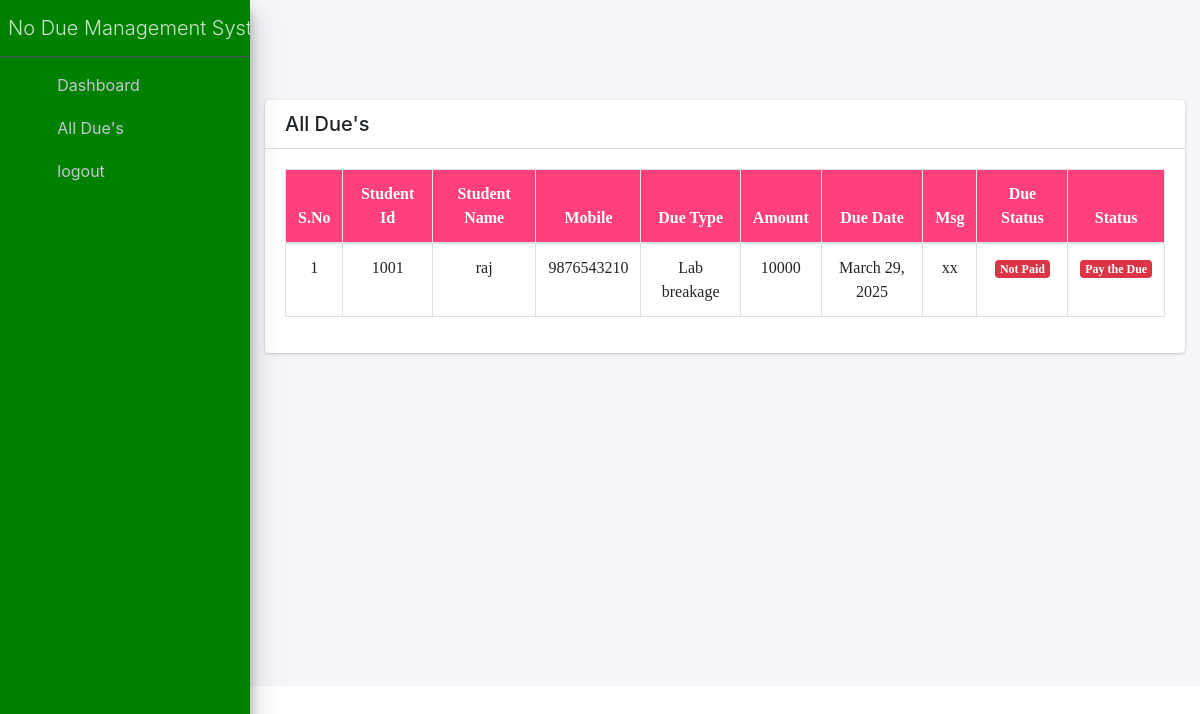
The app's page /all_due/ (signed in) with its own data.
### app/models.py (models this page shows, shortened)
class Student_Due(models.Model):
	due_id = models.ForeignKey(Due_Type, on_delete=models.CASCADE)
	student_id = models.CharField('Student Id',max_length=100)
	student_name = models.ForeignKey(Student_Detail, on_delete=models.CASCADE)
	amount = models.CharField('Amount(Rs)',max_length=100)
	due_date = models.DateField()
	due_status = models.CharField('Due Status',max_length=200,choices=STS)
	msg = models.TextField('Message',max_length=2000)

class Student_Detail(models.Model):
	student_name = models.CharField('Student Name', max_length=255)
	student_id = models.CharField('Student Id', max_length=255,unique=True,null=True,blank=True)
	email_id = models.EmailField('Email Id', max_length=255)
	phone_number = models.CharField('Mobile Number', max_length=50,null=True,blank=True)
	dob =  models.DateField()
	gender = models.CharField('Gender',max_length=20)
	degree = models.CharField('Degree',max_length=200)
	dept = models.CharField('Department',max_length=200)
	address = models.TextField('Address',null=True,blank=True)
	country = models.CharField('Country', max_length=100,default='India')
	state = models.CharField('State', max_length=100,default='Tamil Nadu')
	city = models.CharField('City', max_length=100,null=True,blank=True)
	username = models.CharField('Username', max_length=100, unique=True)
	password = models.CharField('Password',max_length=30)
	image = models.FileField('Student Image',upload_to='documents/',null=True)
	face_data = models.BinaryField()
	def __str__(self):
		return self.student_name

class Due_Type(models.Model):
	due_name = models.CharField('Due Name', max_length=200)
	image = models.FileField(' Image',upload_to='documents/',null=True)
	def __str__(self):
		return self.due_name

### app/views.py (the view)
# urls.py: path('all_due/', views.all_due, name='all_due'),
def all_due(request):
	if request.session.has_key('user_id'):
		student_id = request.session['user_id']
		row = Student_Due.objects.filter(student_id=student_id)
		return render(request,'all_due.html',{'row':row})
	else:
		return render(request,'student_login.html',{})

### app/templates/all_due.html (shortened to what this page needs)
{% include 'user_header.html' %}
 <div class="container" style="margin:0 auto;">
 	<div class="col-xl-12 col-lg-12 col-md-12 col-sm-12 col-12" style="padding-top: 100px;">
    <div class="card" >
        <h5 class="card-header">All Due's</h5>
        <div class="card-body">
            <div class="table-responsive ">
                <table class="table table-bordered">
                    <thead style="background: #ff407b;color: #FFF">
                        <tr class="white">
	                        <th>S.No</th>
                            <th>Student Id</th>
							<th>Student Name</th>
                            <th>Mobile</th>
                            <th>Due Type</th>
                            <th>Amount</th>
                            <th>Due Date</th>
                            <th>Msg</th>
                            <th>Due Status</th>
                            <th>Status</th>
                        </tr>
                    </thead>
                    <tbody>
                        {% for i in row %}
                        <tr>
					        <td>{{forloop.counter}}</td>
							<td>{{i.student_id}}</td>
                            <td>{{i.student_name}}</td>
                            <td>{{i.student_name.phone_number}}</td>
                            <td>{{i.due_id}}</td>
                            <td>{{i.amount}}</td>
                            <td>{{i.due_date}}</td>
                            <td>{{i.msg}}</td>
                            <td>{% if i.due_status == 'Paid' %}
                                <span class="badge badge-success">Paid</span>
                            {% else %}
                            <span class="badge badge-danger">Not Paid</span>
                            {% endif %}
                            </td>
							<td>
                                {% if i.due_status == 'Paid' %}
                                <span class="badge badge-success">No Due Issue Hall Ticket</span>
                            {% else %}
                                 <span class="badge badge-danger">Pay the Due</span>
                            {% endif %}
                            </td>
                        </tr>
                        {% empty %}
                        <tr>
                            <td colspan="8" class="text-center bg-primary">No Students</td>
                        </tr>
                       {% endfor %}
                    </tbody>
                </table>
            </div>
        </div>
    </div>
</div>

### app/templates/user_header.html (style rules this page uses)
th,td { text-align: center; }

### app/templates/all_due.html (style rules this page uses)
table { font-family: times new roman; border-collapse: collapse; width: 100%; }
td, th { border: 1px solid #dddddd; text-align: center; padding: 8px; }

### records on screen
Student_Due: student_id "1001", student_name "raj", student_name.phone_number "9876543210", due_id "Lab breakage", amount "10000", due_date "March 29, 2025", msg "xx", due_status "Not Paid"
